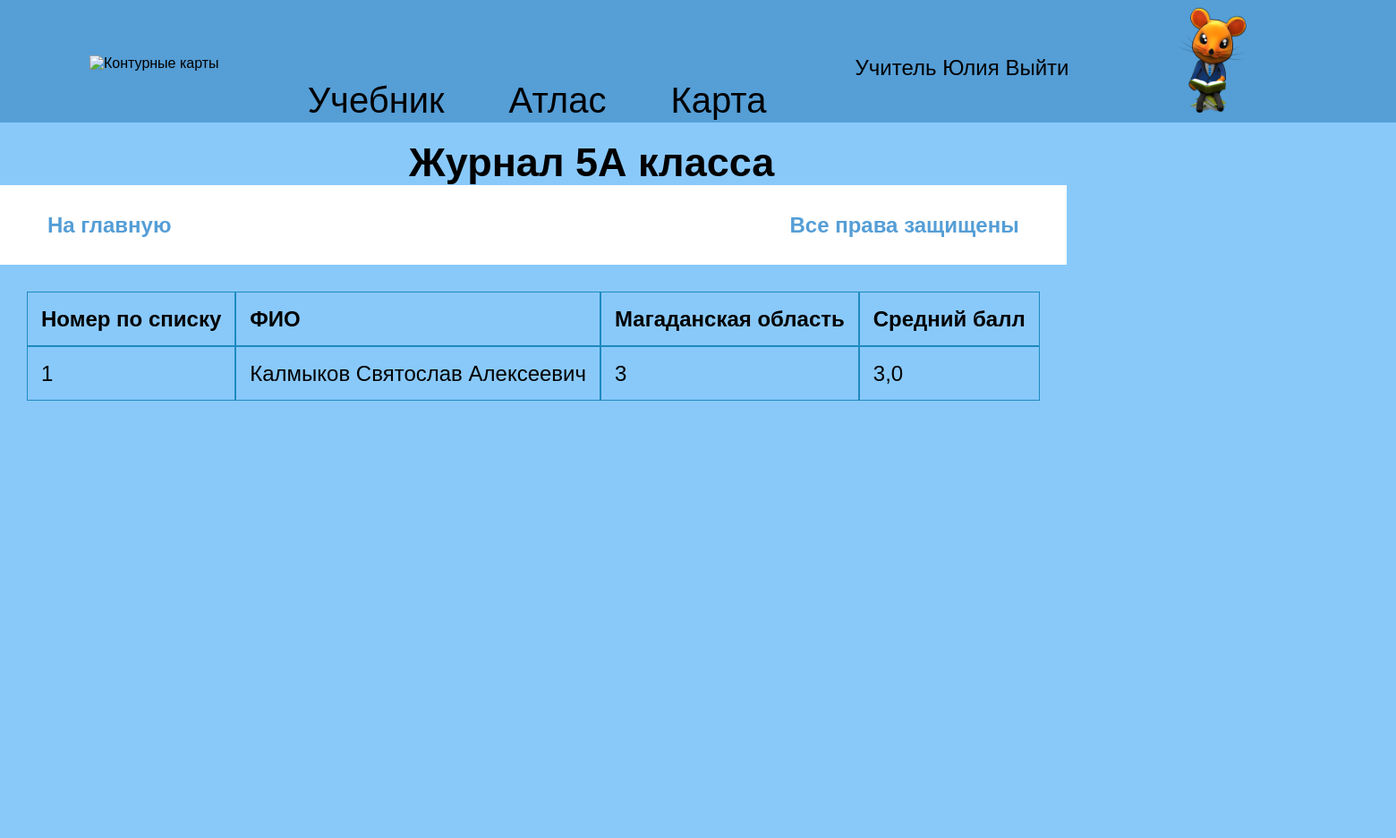
Page /my_class/1/ (signed in) on the earlier database version.
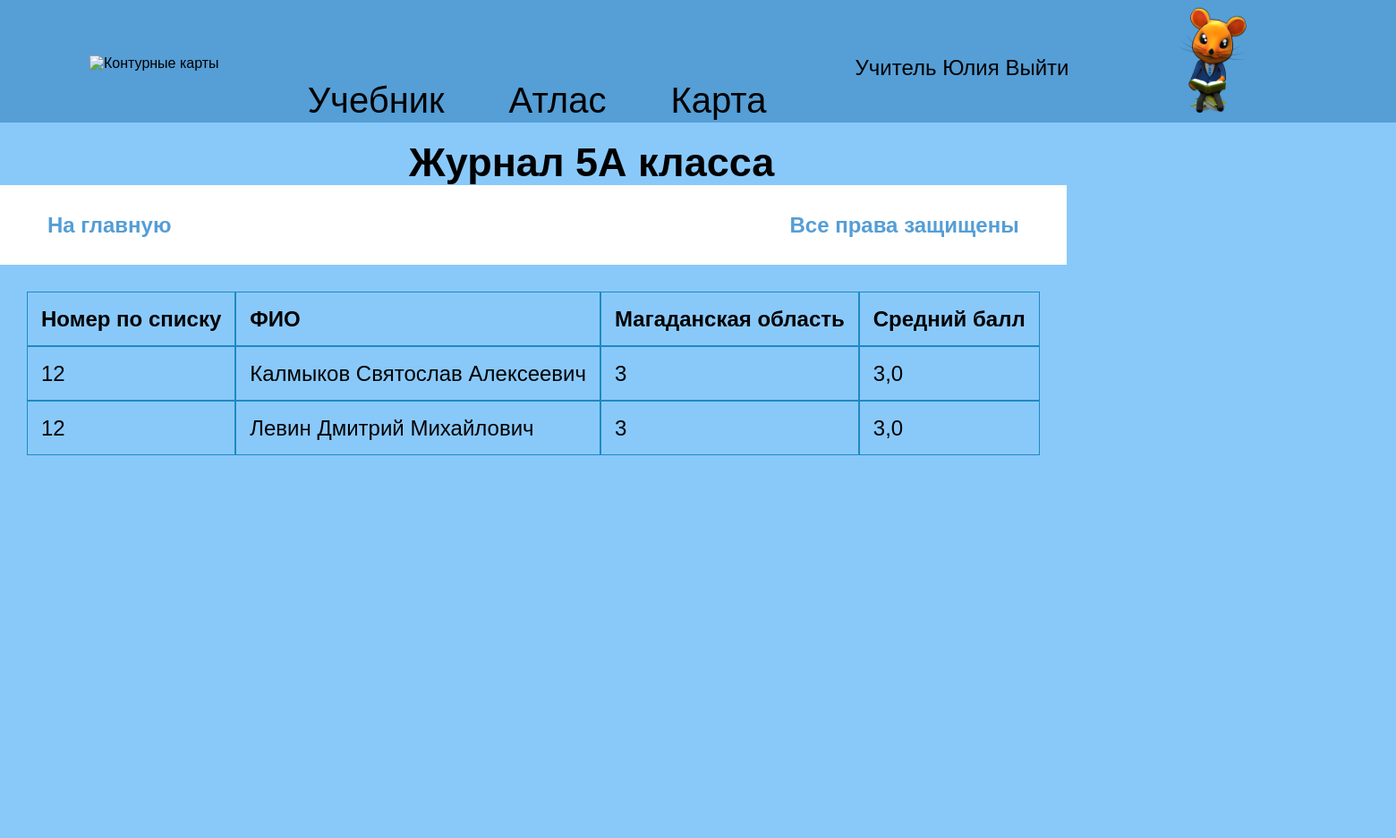
Same page on the later database version.
### main/models.py (models this page shows, shortened)
class Auth(AbstractUser):
    email = models.EmailField(null=True, verbose_name = 'Почта', unique=True, max_length=150)
    last_name = models.CharField(null=True, verbose_name = 'Фамилия', max_length=150)
    first_name = models.CharField(null=True, verbose_name = 'Имя', max_length=150)
    patronymic = models.CharField(null=True, verbose_name = 'Отчество', max_length=150)
    birth_date = models.DateField(null=True, verbose_name = 'Дата рождения', blank=True)
    is_teacher = models.BooleanField(verbose_name = 'Учитель', default=False)
    user_class = models.ForeignKey(
        Classes,
        null=True,
        verbose_name = 'Класс',
        on_delete = models.CASCADE,
        blank=True
    )
    school_number = models.ForeignKey(
        Schools,
        null=True,
        verbose_name = 'Номер школы',
        on_delete = models.CASCADE
    )
    class Meta:
        verbose_name = _("user")
        verbose_name_plural = _("Пользователи")

class Classes(models.Model):
    class_number = models.IntegerField(
        verbose_name = 'Номер класса',
        validators=[MinValueValidator(1), MaxValueValidator(11)],
        blank = False
    )
    class_letter = models.CharField(verbose_name = 'Буква класса', max_length=3, blank = False)
    school = models.ForeignKey(Schools, null=True, verbose_name = 'Номер школы', on_delete = models.CASCADE, blank = False)
    teacher = models.ForeignKey(
        settings.AUTH_USER_MODEL,
        verbose_name = 'Учитель',
        on_delete = models.PROTECT,
        blank = False
    )
    class Meta:
        verbose_name = _("classes")
        verbose_name_plural = _("Классы")

class DoneWorks(models.Model):
    student = models.ForeignKey(
        settings.AUTH_USER_MODEL,
        verbose_name = 'Идентификация студента',
        on_delete = models.PROTECT
    )
    done_work = models.ImageField(
        verbose_name = 'Готовая работа',
        upload_to="done_map/%Y/%m/%d/",
        default='Готовая карта'
    )
    work = models.ForeignKey(Works, verbose_name = 'Идентификация работы', on_delete = models.CASCADE)
    grade = models.IntegerField(null=True, verbose_name = 'Оценка', validators=[MinValueValidator(1), MaxValueValidator(5)], blank=False)
    check_status = models.BooleanField(verbose_name = 'Статус', default=False)
    time_create = models.DateTimeField(verbose_name = 'Время создания', auto_now_add=True)
    time_update = models.DateTimeField(verbose_name = 'Время обновления', auto_now=True)
    teacher = models.ForeignKey(
        settings.AUTH_USER_MODEL,
        null=True,
        verbose_name = 'Учитель',
        on_delete = models.PROTECT,
        related_name = 'Учитель'
    )
    comment_from_teacher = models.CharField(
        verbose_name = 'Комментарий от учителя',
        null=True,
        max_length=255,
        blank=True,
    )
    comment_from_student = models.CharField(
        verbose_name = 'Комментарий от ученика',
        null=True,
        max_length=127,
        blank=True,
    )
    class Meta:
        verbose_name = _("done_works")
        verbose_name_plural = _("Сделанные работы")

class Works(models.Model):
    number = models.IntegerField(verbose_name = 'Номер задания', blank = False)
    work = models.ImageField(
        verbose_name = 'Работа',
        upload_to="base_maps/%Y/%m/",
        default='Базовая карта'
    )
    legend = models.CharField(verbose_name = 'Условные обозначения', max_length=511, blank = True)
    task = models.CharField(null=True, verbose_name = 'Задание', max_length=511)
    school_number = models.ForeignKey(
        Schools,
        null=True,
        verbose_name = 'Номер школы',
        on_delete = models.CASCADE
    )
    teacher = models.ForeignKey(
        settings.AUTH_USER_MODEL,
        verbose_name = 'Учитель',
        on_delete = models.PROTECT,
        blank=False,
        default=2
    )
    for_class = models.ForeignKey(
        Classes,
        null=True,
        verbose_name = 'Класс',
        on_delete = models.CASCADE
    )
    is_active = models.BooleanField(verbose_name = "Активность", default=False)
    work_name = models.CharField(verbose_name = 'Название задания', max_length=50, blank = False)
    class Meta:
        verbose_name = _("works")
        verbose_name_plural = _("Заданные работы")

### teacher/views.py (the view)
# urls.py: path('my_class/<int:class_id>/', show_class, name = "one_class"),
def show_class(request, class_id):
    if request.user.is_authenticated:
        if request.user.is_teacher:
            all_students_one_school = Auth.objects.filter(school_number_id = request.user.school_number_id)
            full_class = Classes.objects.get(id = class_id)
            done_works = DoneWorks.objects.filter(teacher_id = request.user.id)
            students_class_list = []
            for student in all_students_one_school:
                if student.user_class_id == class_id:
                    students_class_list.append(student)
            uncheck_works = 0
            num = 0
            mean = 0
            for w in done_works:
                num += 1
                mean += w.grade
                if w.grade == None:
                    uncheck_works += 1
            mean_grade = mean/num
            numbers = []
            for i in range(1, len(students_class_list)+1):
                numbers.append(i)
            context =  {
                'mean_grade': mean_grade,
                'uncheck_works': uncheck_works,
                'numbers': numbers,
                'done_works': done_works,
                'full_class': full_class,
                'class_id': class_id,
                'all_students_one_school': all_students_one_school,
            }
        else:
            context = {
            }
        return render(request, 'teacher/class.html', context=context)
    return pageNotFound(request)

### templates/teacher/class.html (shortened to what this page needs)
{% extends 'main/layouts/layout.html' %} {% load static %}
{% block main %}
{% if request.user.is_teacher %}
<section class="class">
    <div class="class-table">
        <h3 class="class-h2 class-menu-h3"> Журнал {{ full_class.class_number }}{{ full_class.class_letter }} класса </h3>
        <table cellspacing="0">
            <tr>
                <th>Номер по списку</th>
                <th>ФИО</th>
                {% for w in done_works %}
                <th>{{ w.work.work_name }}</th>
                {% endfor %}
                <th>Средний балл</th>
            </tr>
            {% for student in all_students_one_school %}
                {% if student.user_class == full_class %}
                    {% if request.user.id == full_class.teacher_id %}
            <tr>
                <td>{% for i in numbers %}{{ i }}{% endfor %}</td>
                <td>
                    <a href="{% url 'one_student' student.id %}" class="one-student">{{ student.last_name }} {{ student.first_name }} {{ student.patronymic }}</a>
                </td>
                {% for w in done_works %}
                    <td> {{ w.grade }} </td>
                {% endfor %}
                <td>{{ mean_grade }}</td>
            </tr>
            {% endif %}
        {% endif %}{% endfor %}
</section>
{% endif %}
{% endblock %}

### templates/main/layouts/layout.html (shortened to what this page needs)
{% load static %}
<!DOCTYPE html>
<html lang="ru">
<head>
    <link href="{% static '/main/css/style.css' %}" rel="stylesheet">
</head>
<body>
    <header class="adapt-header">
        <section class="page-navbar">
            <div class="left-navbar">
                {% if request.user.is_teacher %}
                    <a href="{% url 'teacher_classes' %}" class="logo">
                {% else %}
                    <a href="{% url 'home' %}" class="logo">
                {% endif %}
                    <img src="{% static 'main/gif/logo.gif' %}" alt="Контурные карты" class="logo-gif" windth='220' height="220">
                    </a>
            </div>
            {% block body %}
                {% if request.user.is_authenticated %}
            <div class="center-navbar">
                <a href="{% url 'book' %}" class="center-nav-link">Учебник</a>
                <a href="{% url 'atlas' %}" class="center-nav-link">Атлас</a>
                <a href="{% url 'contour_map' %}" class="center-nav-link">Карта</a>
            </div>
                {% endif %}
            {% endblock %}
            <div class="right-navbar">
                <div class="navbar-registration">
                    {% if request.user.is_authenticated %}
                        <span class="hello-text">
                        {% if request.user.is_teacher %}
                            Учитель {% if request.user.first_name %} {{ user.first_name }} {% else %} {{ user.username }} {% endif %}
                        {% else %}
                            Ученик {% if request.user.first_name == None %} {{ user.username }} {% else %} {{ user.first_name }} {% endif %}
                        {% endif %}
                        <a href="{% url 'logout' %}" class="logout-link">Выйти</a>
                        </span>
                    {% else %}
                    <a href="{% url 'login' %}" class="registration-link">Войти</a>
                    {% endif %}
                </div>
                {% if request.user.is_authenticated %}
                    {% if request.user.is_teacher %}
                        <a href="{% url 'account' %}" class="icon-account">
                            <img src="{% static '/main/img/kvoka1.png' %}" alt="User" windth='119' height="119">
                    {% else %}
                        <a href="{% url 'account' %}" class="icon-account">
                            <img src="{% static '/main/img/kvoka.png' %}" alt="User" windth='119' height="119">
                    {% endif %}
                {% else %}
                    <img src="{% static '/main/img/kvoka.png' %}" alt="User" windth='119' height="119">
                {% endif %}
            </a>
        </div>
    </section>
</header>
    <div class="wrapper">
        <main>
            {% block main %} {% endblock %}
        </main>
    </div>
    <footer>
{% block footer %}
    {% if request.user.is_teacher %}
        <a href="{% url 'teacher_classes' %}" class="to-start">На главную</a>
    {% else %}
        <a href="{% url 'home' %}" class="to-start">На главную</a>
    {% endif %}
        <span class="copyright"> Все права защищены</span>
{% endblock %}
    </footer>
</body>
</html>

### static/main/css/style.css (style rules this page uses)
body, html { height: 100%; width: 100%; margin: 0 auto; font-family: 'Gill Sans', 'Gill Sans MT', 'Calibri', 'Trebuchet MS', sans-serif; }
a { text-decoration: none; color: #000; }
.adapt-header { font-family: 'Gill Sans', 'Gill Sans MT', 'Calibri', 'Trebuchet MS', sans-serif; background: #559ed6; margin: 0 auto; position: relative; }
.page-navbar { display: flex; justify-content: space-between; position: relative; box-sizing: border-box; }
.left-navbar { display: flex; justify-content: flex-start; align-items: center; box-sizing: border-box; }
.logo-gif { margin-left: 100px; margin-top: 8px; margin-bottom: 4px; }
.center-navbar { display: flex; justify-content: space-between; padding-top: 88px; }
.center-nav-link { color: #000; font-style: normal; font-weight: 400; font-size: 40px; line-height: 49px; }
.center-nav-link:nth-child(2) { margin: 0 72px; }
.right-navbar { display: flex; align-items: center; margin-right: 100px; }
.navbar-registration { display: flex; flex-direction: column; align-items: flex-end; padding-top: 27px; }
.hello-text, .logout-link { color: #000; font-style: normal; font-weight: 400; font-size: 24px; line-height: 29px; margin-bottom: 13px; margin-right: 27px; }
.wrapper { font-family: 'Gill Sans', 'Gill Sans MT', 'Calibri', 'Trebuchet MS', sans-serif; ; display: flex; height: 100%; background-color: #89c9fa; box-sizing: border-box; }
main { flex: 1 0 auto; }
.class { display: flex; }
.class-h2 { color: rgb(0, 0, 0); font-style: bold; font-weight: 700; font-size: 32px; line-height: 50px; padding-left: 40px; }
.class-menu-h3 { display: inline-block; margin: 20px 35% 0; font-size: 45px; width: 1000px; }
TABLE { color: #000; font-style: normal; font-weight: 400; font-size: 24px; line-height: 29px; margin: 30px; }
TD, TH { padding: 15px; border: 1px solid #1e8ac0; }
TH { text-align: left; }
footer { font-family: 'Gill Sans', 'Gill Sans MT', 'Calibri', 'Trebuchet MS', sans-serif; ; display: flex; background-color: #fff; color: #559ed6; font-style: bold; font-weight: 700; font-size: 24px; line-height: 29px; padding: 30px 53px; justify-content: space-between; }
.to-start { color: #559ed6; font-style: bold; font-weight: 700; font-size: 24px; line-height: 29px; }

Differences in the rows shown:
added Auth: numbers "1" "2", last_name "Левин", first_name "Дмитрий", patronymic "Михайлович", mean_grade "3,0", DoneWorks (grade "3")
Other differences:
new list line: "2"
